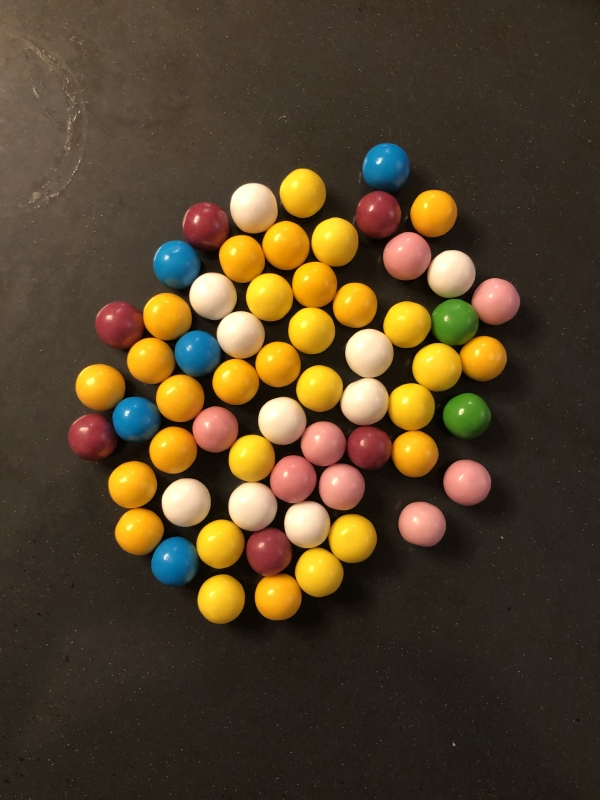
#> input picture assignement 2/images/chewing_gum_balls02.jpg, 600 x 800 px; its folder holds only this picture in this run
$ python assignement2.py   (older library calls are emulated)
#> lines starting #> are read from the running program, lines starting #| are printed output that depends on the picture; after the words box and inside, x2 and y2 are one past the last pixel; in counts of white or black regions, pixels touching at a corner belong together
'''
Assignement 02: Object counting
Group: <7>
Names: <Martens, Jonathan; Leisinger, Oliver>
Date: <12.11.2021>
Sources: <gdv template, tutorial 7, https://stackoverflow.com/questions/32522989/opencv-better-detection-of-red-color>
'''

import cv2
import glob # for loading all images from a directory
import numpy as np

### Goal: Count the number of all colored balls in the images

# ground truth
num_yellow = 30
num_blue = 5
num_pink = 8
num_white = 10
num_green = 2
num_red = 6
gt_list = (num_red, num_green, num_blue, num_yellow, num_white, num_pink)

# define color ranges in HSV, note that OpenCV uses the following ranges H: 0-179, S: 0-255, V: 0-255

# red
# red
hueUp = 180
hueLow = 0
hue_range = 10

saturation = 170
saturation_range = 50

value = 100
value_range = 80
lower_red = np.array([hueUp - hue_range,saturation - saturation_range,value - value_range])
upper_red = np.array([hueUp + hue_range,saturation + saturation_range,value + value_range])

additional_lower_red = np.array([hueLow - hue_range,saturation - saturation_range,value - value_range])
additional_upper_red = np.array([hueLow + hue_range,saturation + saturation_range,value + value_range])

# green
hue = 60
hue_range = 20
saturation = 155
saturation_range = 100
value = 130
value_range = 125
lower_green = np.array([hue - hue_range,saturation - saturation_range,value - value_range])
upper_green = np.array([hue + hue_range,saturation + saturation_range,value + value_range])
# blue
# blue
hue = 100
hue_range = 30
saturation = 200
saturation_range = 70
value = 220
value_range = 80
lower_blue = np.array([hue - hue_range,saturation - saturation_range,value - value_range])
upper_blue = np.array([hue + hue_range,saturation + saturation_range,value + value_range])
# yellow
hue = 30
hue_range = 10
lower_yellow = np.array([hue - hue_range,saturation - saturation_range,value - value_range])
upper_yellow = np.array([hue + hue_range,saturation + saturation_range,value + value_range])
# white
hue = 89.5
hue_range = 89.5
saturation = 14
saturation_range = 14
value = 235
value_range = 20
lower_white = np.array([hue - hue_range,saturation - saturation_range,value - value_range])
upper_white = np.array([hue + hue_range,saturation + saturation_range,value + value_range])
# pink
hue = 10
hue_range = 10
saturation = 105
saturation_range = 50
value = 155
value_range = 100
lower_pink = np.array([hue - hue_range,saturation - saturation_range,value - value_range])
upper_pink = np.array([hue + hue_range,saturation + saturation_range,value + value_range])

# color ranges inside an array for for loop
color_lower_list = (lower_red, lower_green, lower_blue, lower_yellow, lower_white, lower_pink)
color_upper_list = (upper_red, upper_green, upper_blue, upper_yellow, upper_white, upper_pink)
### morphological operations
# optional mapping of values with morphological shapes
def morph_shape(val):
    if val == 0:
        return cv2.MORPH_RECT
    elif val == 1:
        return cv2.MORPH_CROSS
    elif val == 2:
        return cv2.MORPH_ELLIPSE

# dilation with parameters
# [10 lines left out: functions dilatation, erosion, not called in this run]

# opening
def opening(img,size,shape):
    element = cv2.getStructuringElement(shape, (2 * size + 1, 2 * size + 1),
                                       (size, size))
    return cv2.morphologyEx(img, cv2.MORPH_OPEN, element)

# closing
def closing(img,size,shape):
    element = cv2.getStructuringElement(shape, (2 * size + 1, 2 * size + 1),
                                       (size, size))
    return cv2.morphologyEx(img, cv2.MORPH_CLOSE, element)

# set color under test
num_colors = 6
color_names = ['red', 'green', 'blue', 'yellow', 'white','pink']


# setting the parameters that work for all colors

# set individual (per color) parameters

num_test_images_succeeded = 0
for img_name in glob.glob('images/chewing_gum_balls*.jpg'):
    # load image
    print ('Searching for colored balls in image:',img_name)

    all_colors_correct = True

    for c in range(0,num_colors):

        img = cv2.imread(img_name,cv2.IMREAD_COLOR)
#> img is the input picture: shape (800, 600, 3); mean B, G, R 41.6, 66.3, 83.3
        height = img.shape[0]
        width = img.shape[1]

        # TODO: Insert your algorithm here
        # first convert to HSV
        hsv = cv2.cvtColor(img, cv2.COLOR_BGR2HSV)
#> hsv: shape (800, 600, 3); mean H, S, V 19.1, 116.2, 85.6

        # create a mask from current color
        mask = cv2.inRange(hsv, color_lower_list[c], color_upper_list[c])
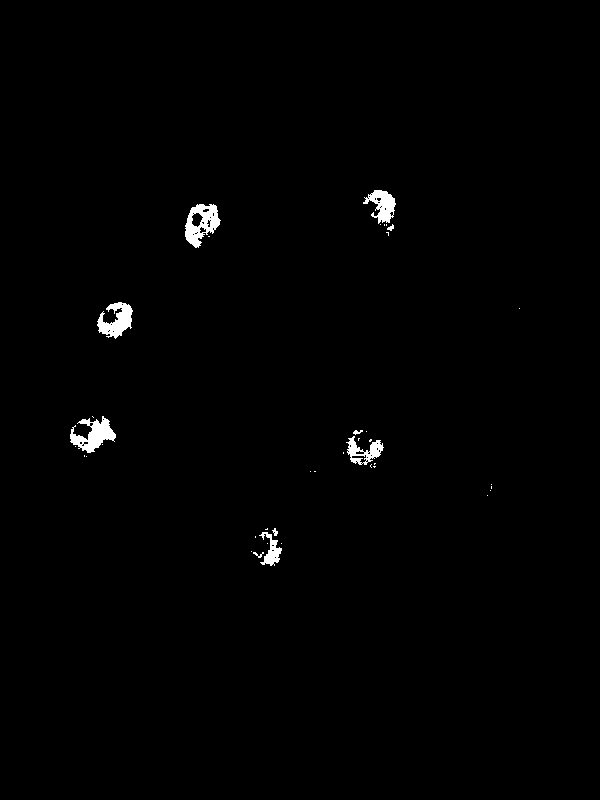
#> mask: shape (800, 600); 0.84% white; 39 white regions (29 under 20 px), largest, box (x1, y1, x2, y2) and area: (185, 204, 221, 248) 855, (70, 416, 116, 453) 837, (97, 302, 133, 339) 740
        #red is around both 360° and 0° (179 in cv2) so 2 masks need to be combined
        if (color_names[c] == 'red'):
            mask2 = cv2.inRange(hsv, additional_lower_red, additional_upper_red)
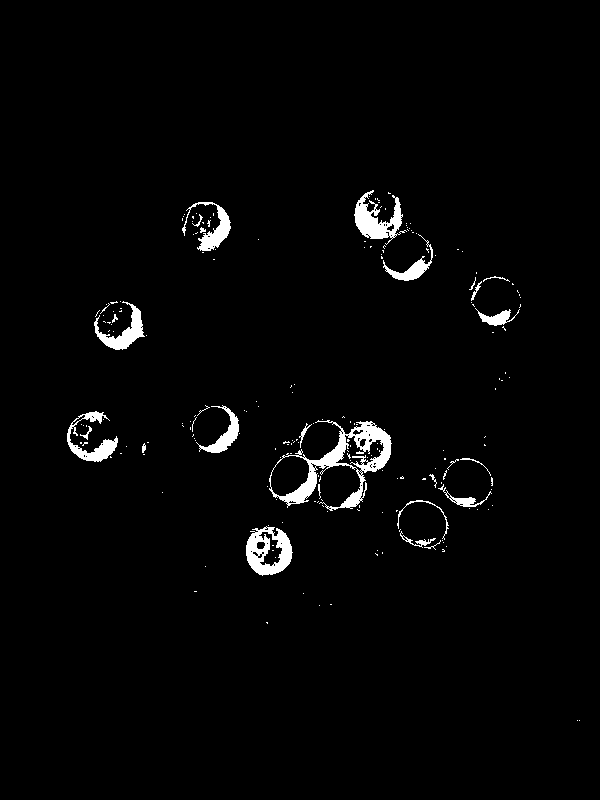
#> mask2: shape (800, 600); 2.2% white; 207 white regions (181 under 20 px), largest, box (x1, y1, x2, y2) and area: (269, 420, 392, 511) 2842, (246, 526, 293, 576) 1340, (354, 190, 407, 245) 1203
            mask = mask | mask2
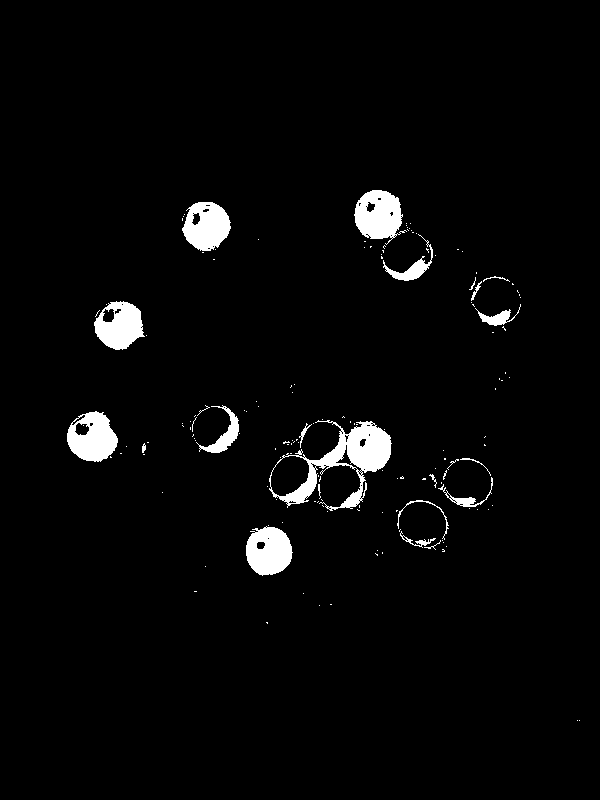
#> mask: shape (800, 600); 3.1% white; 154 white regions (132 under 20 px), largest, box (x1, y1, x2, y2) and area: (269, 420, 392, 511) 3412, (354, 190, 407, 245) 1846, (67, 411, 118, 462) 1753

        #morphological operations
        kernel_size = 3
        kernel_shape = morph_shape(2)
        mask = opening(mask,kernel_size, kernel_shape)
#> in opening, `return cv2.morphologyEx(img, cv2.MORPH_OPEN, element)`:
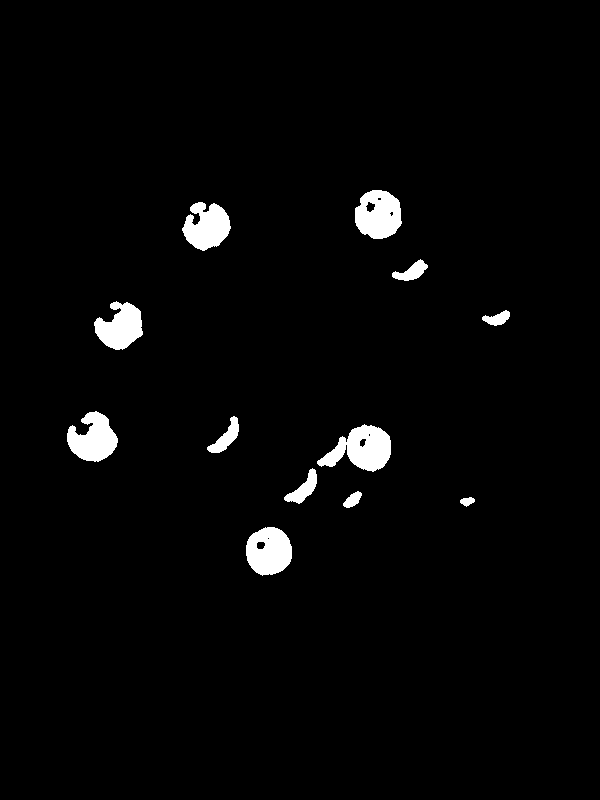
#> returned value: shape (800, 600); 2.5% white; 12 white regions, largest, box (x1, y1, x2, y2) and area: (317, 424, 391, 472) 2020, (355, 190, 402, 239) 1747, (246, 527, 292, 576) 1720
        mask = closing(mask,kernel_size, kernel_shape)

        # find connected components
        connectivity = 4
        (num_Labels, labels, stats, centroids) = cv2.connectedComponentsWithStats(mask,connectivity,cv2.CV_32S) # num_labels = 0 # TODO: implement something to set this variable
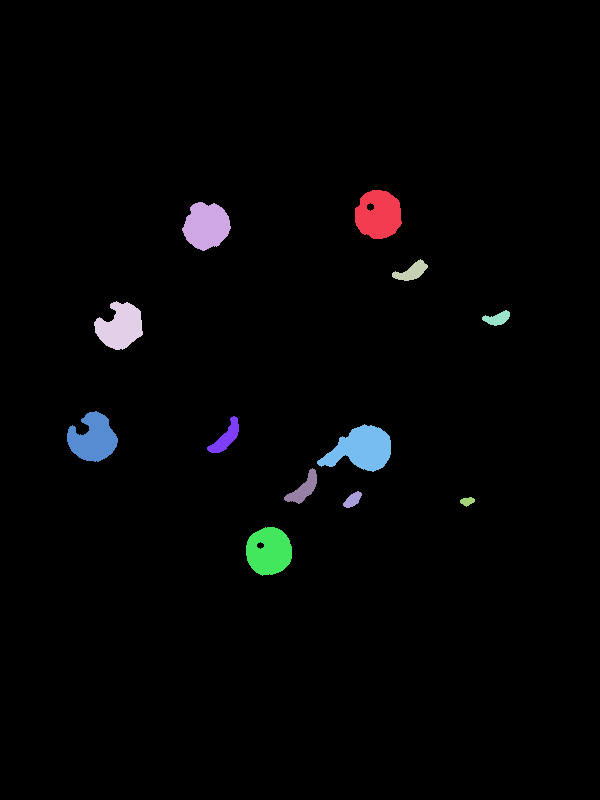
#> labels: shape (800, 600) int32; 13 distinct labels, from 0 to 12; one colour per label, 0 black
#> num_Labels = 13; stats = 13 rows, first 6: [0, 0, 600, 800, 467511], [355, 190, 47, 49, 1783], [182, 202, 49, 49, 1718], [392, 259, 36, 22, 386], [94, 301, 49, 49, 1574], [482, 310, 28, 16, 255]; centroids = 13 rows, first 8: [300.6, 400.1], [378.1, 214.3], [206, 225.5], [411.4, 271.4], [120, 326.2], [497, 318.2], [92.81, 438.2], [225.6, 437.2]

        # find center of mass and draw a mark in the original image
        red_BGR = (0,0,255)
        green_BGR = (0,255,0)
        circle_size = 25
        circle_thickness = 5
        min_size = 20
        num_rejected = 1

        # go through all (reasonable) found connected components
        for i in range(1,num_Labels):
            # check size and roundness as plausibility
            x = stats[i, cv2.CC_STAT_LEFT]
            y = stats[i, cv2.CC_STAT_TOP]
            w = stats[i, cv2.CC_STAT_WIDTH]
            h = stats[i, cv2.CC_STAT_HEIGHT]
            if w < min_size or h < min_size:
                print ('Found a too small component.')
                num_rejected += 1
                continue # found component is too small to be correct
            if w > h:
                roundness = 1.0 / (w/h)
            elif h > w:
                roundness = 1.0 / (h/w)
            if (roundness < .75):
                print ('Found a component that is not round enough.')
                num_rejected += 1
                continue # ratio of width and height is not suitable

            # find and draw center
            center = centroids[i]
            center = np.round(center)
            center = center.astype(int)
            cv2.circle(img,center,circle_size,red_BGR,circle_thickness)

            # find and draw bounding box
            cv2.rectangle(img, (x, y), (x + w, y + h), green_BGR, 3)
#> this loop made 12 passes
#> (x, y, w, h, roundness, center) on passes 1, 7, 9, 12: (355, 190, 47, 49, 0.959, [378, 214]), (207, 416, 32, 37, 0.865, [226, 437]), (284, 468, 33, 36, 0.917, [303, 489]), (246, 527, 46, 49, 0.939, [269, 551])
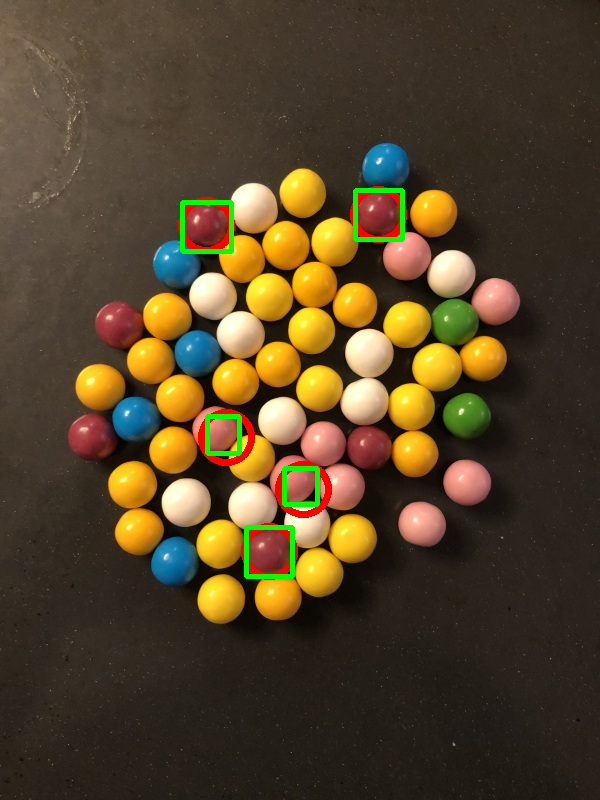
#> img: shape (800, 600, 3); 1.56% of pixels changed, all inside (x1, y1, x2, y2) = (178, 186, 407, 580)
#> after the loop, num_rejected = 8

        num_final_labels = num_Labels-num_rejected
#> num_final_labels = 5
        success = (num_final_labels == int(gt_list[c]))
#> success = False

        if success:
            print('We have found all', str(num_final_labels),'/',str(gt_list[c]), color_names[c],'chewing gum balls. Yeah!')
            foo = 0
        elif (num_final_labels > int(gt_list[c])):
            print('We have found too many (', str(num_final_labels),'/',str(gt_list[c]),') candidates for', color_names[c],'chewing gum balls. Damn!')
            all_colors_correct = False
        else:
            print('We have not found enough (', str(num_final_labels),'/',str(gt_list[c]),') candidates for', color_names[c],'chewing gum balls. Damn!')
#| We have not found enough ( 5 / 6 ) candidates for red chewing gum balls. Damn!
            all_colors_correct = False

        # debug output of the test images
        if ((img_name == 'images\chewing_gum_balls01.jpg')
            or (img_name == 'images\chewing_gum_balls04.jpg')
            or (img_name == 'images\chewing_gum_balls06.jpg')):
            # show the original image with drawings in one window
            cv2.imshow('Original image', img)

            # show other images?
            cv2.imshow('Mask image',mask)
            cv2.waitKey(0)
            cv2.destroyAllWindows()

    if all_colors_correct:
        num_test_images_succeeded += 1
        print ('Yeah, all colored objects have been found correctly in ',img_name)

print ('Test result:', str(num_test_images_succeeded),'test images succeeded.')

$ run again, on assignement 2/images/chewing_gum_balls08.jpg
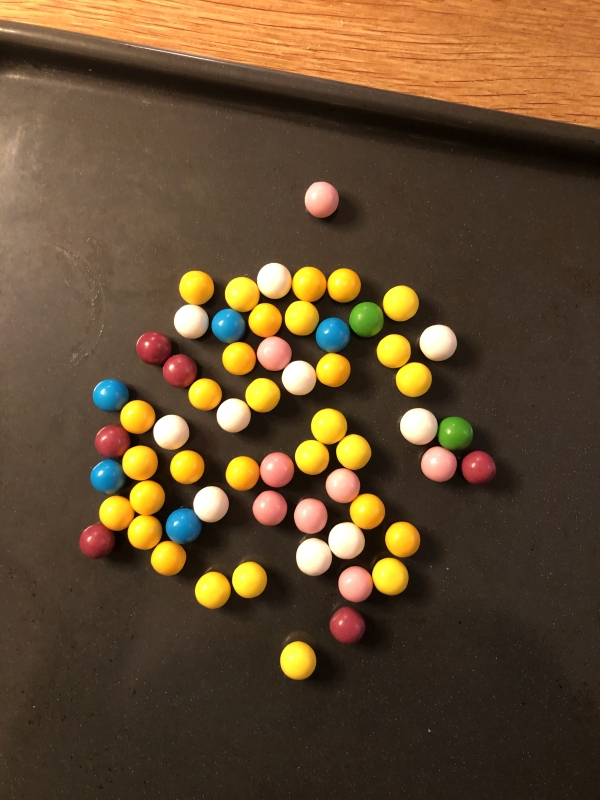
#> input picture assignement 2/images/chewing_gum_balls08.jpg, 600 x 800 px
#> img is the input picture: shape (800, 600, 3); mean B, G, R 48, 75.2, 98.2
#> hsv: shape (800, 600, 3); mean H, S, V 16.8, 125, 99.6
#> `mask = cv2.inRange(hsv, color_lower_list[c], color_upper_list[c])`:
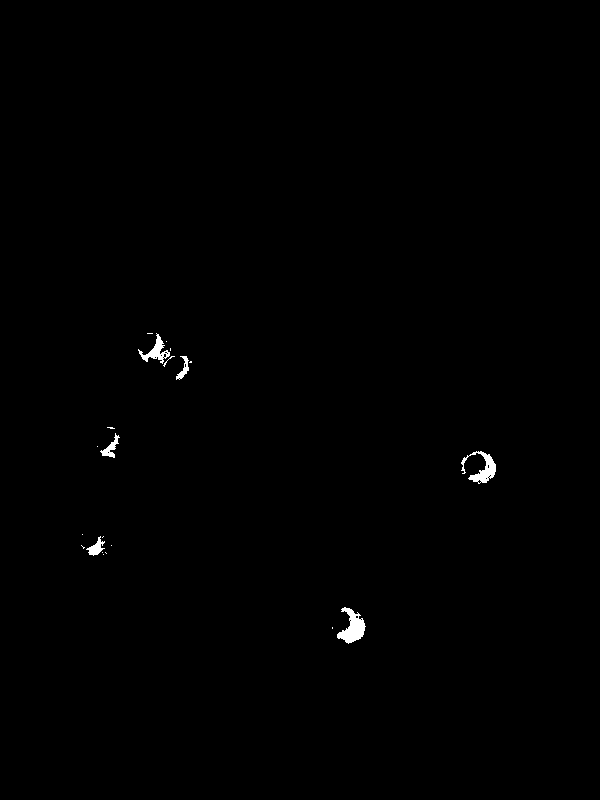
#> mask: shape (800, 600); 0.38% white; 21 white regions (14 under 20 px), largest, box (x1, y1, x2, y2) and area: (337, 607, 366, 644) 545, (461, 451, 496, 484) 455, (138, 333, 170, 364) 319
#> mask2: shape (800, 600); 1% white; 230 white regions (209 under 20 px), largest, box (x1, y1, x2, y2) and area: (135, 344, 197, 389) 654, (78, 522, 115, 560) 571, (250, 464, 297, 528) 481
#> labels: shape (800, 600) int32; 8 distinct labels, from 0 to 7
#> num_Labels = 8; stats = [[0, 0, 600, 800, 476359], [325, 210, 7, 7, 33], [139, 332, 36, 34, 627], [168, 352, 29, 37, 550], [102, 429, 29, 30, 466], [466, 450, 32, 38, 571], [82, 528, 33, 32, 598], [332, 604, 34, 42, 796]]; centroids = [[299.9, 398.9], [328, 213], [158.6, 350.7], [184.9, 373], [117.8, 444.6], [484.5, 472.2], [100.9, 545.9], [351.1, 626.8]]
#> the loop `for i in range(1,num_Labels):` made 7 passes
#> (x, y, w, h, roundness, center) on passes 2 to 7: (139, 332, 36, 34, 0.944, [159, 351]), (168, 352, 29, 37, 0.784, [185, 373]), (102, 429, 29, 30, 0.967, [118, 445]), (466, 450, 32, 38, 0.842, [485, 472]), (82, 528, 33, 32, 0.97, [101, 546]), (332, 604, 34, 42, 0.81, [351, 627])
#> after the loop `for i in range(1,num_Labels):`:
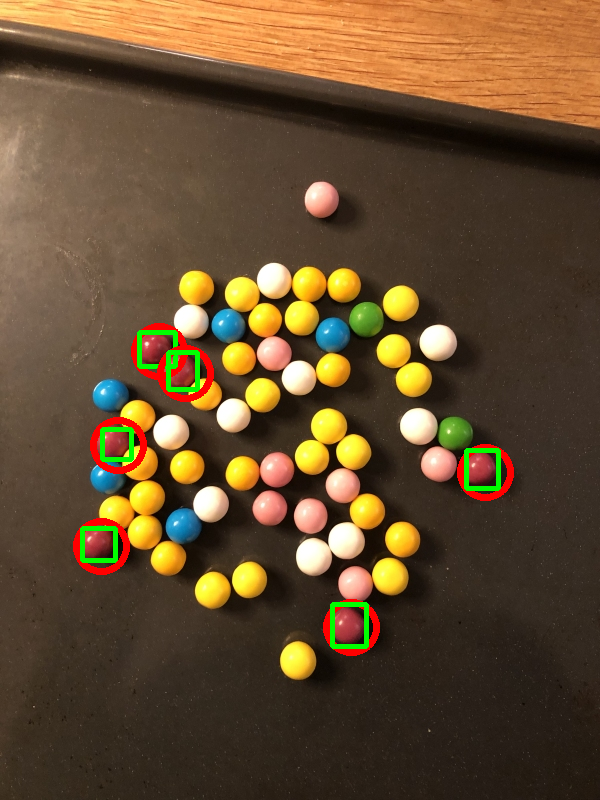
#> img: shape (800, 600, 3); 1.9% of pixels changed, all inside (x1, y1, x2, y2) = (73, 323, 514, 656)
#> after the loop `for i in range(1,num_Labels):`: num_rejected = 2
#> num_final_labels = 6
#> success = True
#| We have found all 6 / 6 red chewing gum balls. Yeah!
